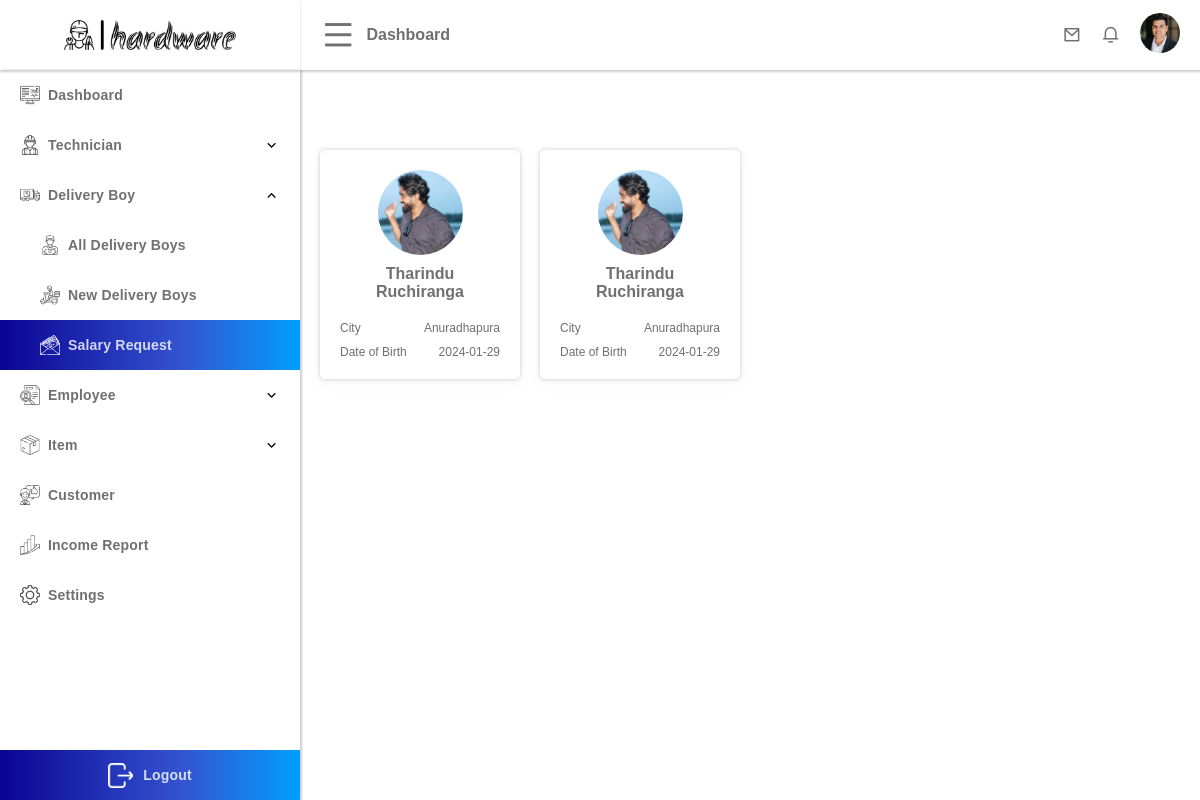
Screenshot of /public/admin/delivery-boy-salary-request.php (signed in) with the database file from the repository.
### tables this page shows
CREATE TABLE `user` (
  `user_id` int(50) NOT NULL,
  `first_name` varchar(100) NOT NULL,
  `last_name` varchar(100) NOT NULL,
  `email` varchar(200) NOT NULL,
  `phone_number` varchar(50) NOT NULL,
  `dob` varchar(255) NOT NULL,
  `house_no` varchar(50) NOT NULL,
  `state` varchar(50) NOT NULL,
  `city` varchar(50) NOT NULL,
  `account_type` varchar(50) NOT NULL,
  `profile_url` varchar(255) DEFAULT NULL,
  `password` varchar(255) NOT NULL,
  `security_question` int(11) DEFAULT NULL,
  `question_answer` varchar(255) DEFAULT NULL,
  `status` varchar(50) DEFAULT NULL,
  `activation_code` varchar(100) DEFAULT NULL,
  `latitude` varchar(50) DEFAULT NULL,
  `longitude` varchar(50) DEFAULT NULL
);

CREATE TABLE `payment` (
  `payment_id` int(11) NOT NULL,
  `user_id` int(11) NOT NULL,
  `date` date NOT NULL,
  `time` time NOT NULL,
  `amount` double NOT NULL,
  `status` varchar(100) NOT NULL
);

### template/user-data.php (called while the page is built, shortened)
<?php
if (isset($_SESSION['id'])) {
    if (!empty($_SESSION['id'])) {
        $user_user_id = $_SESSION['id'];
        $selectUserEmailQuery = "SELECT * FROM `user` WHERE `user_id`= '$user_user_id'";
        $resultUserEmail = $conn->query($selectUserEmailQuery);
        if ($resultUserEmail->num_rows > 0) {
            $userData = $resultUserEmail->fetch_assoc();
            $user_profile_url = $userData['profile_url'];
        }
    }
}

### public/admin/delivery-boy-salary-request.php (the view, shortened to what this page needs)
<!DOCTYPE html>
<html lang="en">
<head>
    <link rel="stylesheet" href="../assets/css/style.css">
    <link rel="stylesheet" href="../assets/css/dashboard-menu.css">
    <link rel="stylesheet" href="../assets/css/dashboard-nav.css">
    <link rel="stylesheet" href="../assets/css/dashboard-delivery-boy.css">
    <link rel="stylesheet" href="../assets/css/button.css">
    <link rel="stylesheet" href="../assets/css/card.css">
    <link rel="stylesheet" href="../assets/css/search.css">
    <link href="https://cdn.jsdelivr.net/npm/remixicon@4.0.0/fonts/remixicon.css" rel="stylesheet" />
    <?php
    include "../../config/database.php";
    include "../../template/user-data.php";
    ?>
</head>
<body>
    <div class="container">
        <?php
        include "../../template/dashboard-nav.php";
        ?>
        <aside class="active aside">
            <div class="menu">
            <?php
                include "../../template/dashboard-menu.php";
                ?>
                <div class="menu-content">
                    <div class="menu-links">
                        <div class="menu-link-button ">
                            <a href="./index.php">
                                <p><img src="../assets/images/ui/dashboard.png" alt="">Dashboard</p>
                            </a>
                        </div>
                        <div class="menu-link-button-2">
                            <div class="menu-link-button">
                                <p><img src="../assets/images/ui/booking.png" alt="">Technician</p>
                                <i class="ri-arrow-down-s-line"></i>
                            </div>
                        </div>
                        <div class="menu-link-button-2 active">
                            <div class="menu-link-button">
                                <p><img src="../assets/images/ui/delivery-boy.png" alt="">Delivery Boy</p>
                                <i class="ri-arrow-up-s-line"></i>
                            </div>
                            <div class="menu-hidden-list">
                                <div class="menu-link-button menu-hidden-button">
                                    <a href="./delivery-boys.php">
                                        <p><img src="../assets/images/ui/Courier.png" alt="">All Delivery Boys</p>
                                    </a>
                                </div>
                                <div class="menu-link-button menu-hidden-button">
                                    <a href="./new-delivery-boy.php">
                                        <p><img src="../assets/images/ui/new delivery boy.png" alt="">New Delivery Boys</p>
                                    </a>
                                </div>
                                <div class="menu-link-button menu-hidden-button active">
                                    <a href="./delivery-boy-salary-request.php">
                                        <p><img src="../assets/images/ui/salary-request.png" alt="">Salary Request</p>
                                    </a>
                                </div>
                            </div>
                        </div>
                        <div class="menu-link-button-2">
                            <div class="menu-link-button">
                                <p><img src="../assets/images/ui/employee.png" alt="">Employee</p>
                                <i class="ri-arrow-down-s-line"></i>
                            </div>
                        </div>
                        <div class="menu-link-button-2">
                            <div class="menu-link-button">
                                <p><img src="../assets/images/ui/item.png" alt="">Item</p>
                                <i class="ri-arrow-down-s-line"></i>
                            </div>
                        </div>
                        <div class="menu-link-button">
                            <a href="./customers.php">
                                <p><img src="../assets/images/ui/customer.png" alt="">Customer</p>
                            </a>
                        </div>
                        <div class="menu-link-button">
                            <a href="./income.php">
                                <p><img src="../assets/images/ui/income.png" alt="">Income Report</p>
                            </a>
                        </div>
                        <div class="menu-link-button">
                            <a href="./settings.php">
                                <p><img src="../assets/images/ui/Settings.png" alt="">Settings</p>
                            </a>
                        </div>
                    </div>
                    <div class="menu-logout">
                        <a href="../logout.php">
                            <p><img src="../assets/images/ui/Exit.png" alt="">Logout</p>
                        </a>
                    </div>
                </div>
            </div>
        </aside>
        <section class="active section">
            <div class="content">
                <div class="delivery-boy">
                    <div class="card-content">
                        <div class="card-list">
                            <?php
                            $selectCashierQuery = "SELECT * FROM `payment` WHERE 1";
                            $result = $conn->query($selectCashierQuery);
                            if ($result && $result->num_rows > 0) {
                                while ($userData = $result->fetch_assoc()) {
                                    $user_idDB = $userData['user_id'];
                                    $status = $userData['status'];
                                    $payment_id = $userData['payment_id'];
                                    if ($status == "pending") {
                                        $selectUserQuery = "SELECT * FROM `user` WHERE `user_id` = '$user_idDB'";
                                        $resultUser = $conn->query($selectUserQuery);
                                        if ($resultUser && $resultUser->num_rows > 0) {
                                            $userData = $resultUser->fetch_assoc();
                                            $first_name = $userData['first_name'];
                                            $last_name = $userData['last_name'];
                                            $dob = $userData['dob'];
                                            $city = $userData['city'];
                                            $account_type = $userData['account_type'];
                                            $profile_url = $userData['profile_url'];
                                            if ($account_type == "delivery_boy") {
                                                echo '
                                                    <a href="./delivery-boy-salary-request-view.php?payment_id=' . $payment_id . '" class="card">
                                                        <div class="delivery-boy-image">
                                                            <img src="../assets/images/delivery-boy/' . $profile_url . '" alt="">
                                                        </div>
                                                        <div class="delivery-boy-name">
                                                            <h3>' . $first_name . ' ' . $last_name . '</h3>
                                                        </div>
                                                        <div class="delivery-boy-details">
                                                            <div class="delivery-boy-details-content">
                                                                <div class="delivery-boy-details-content-1">
                                                                    <p>City</p>
                                                                </div>
                                                                <div class="delivery-boy-details-content-2">
                                                                    <p>' . $city . '</p>
                                                                </div>
                                                            </div>
                                                            <div class="delivery-boy-details-content">
                                                                <div class="delivery-boy-details-content-1">
                                                                    <p>Date of Birth</p>
                                                                </div>
                                                                <div class="delivery-boy-details-content-2">
                                                                    <p>' . $dob . '</p>
                                                                </div>
                                                            </div>
                                                        </div>
                                                    </a>
                                                    ';
                                            }
                                        }
                                    }
                                }
                            }
                            ?>
                        </div>
                    </div>
                </div>
            </div>
        </section>
    </div>
</body>
</html>

### template/dashboard-nav.php (shortened to what this page needs)
<?php
$this_profile_url = "";
if(isset($_SESSION['id']) && isset($_SESSION['account_type'])){
    if ($_SESSION['account_type'] == "customer") {
        $this_profile_url = "../assets/images/customer/".$user_profile_url;
    } else if ($_SESSION['account_type'] == "cashier") {
        $this_profile_url = "../assets/images/cashier/".$user_profile_url;
    } else if ($_SESSION['account_type'] == "technician") {
        $this_profile_url = "../assets/images/technician/".$user_profile_url;
    } else if ($_SESSION['account_type'] == "delivery_boy") {
        $this_profile_url = "../assets/images/delivery-boy/".$user_profile_url;
    } else if ($_SESSION['account_type'] == "admin") {
        $this_profile_url = "../assets/images/admin/".$user_profile_url;
    } else if ($_SESSION['account_type'] == "technical_team") {
        $this_profile_url = "../assets/images/technical_team/".$user_profile_url;
    }
}
?>
<!DOCTYPE html>
<html lang="en">
<head>
</head>
<body>
    <nav class="active nav">
        <div class="nav-content">
            <div class="nav-content-1">
                <i class="ri-menu-line " id="dashboard-menu-icon"></i>
                <p>Dashboard</p>
            </div>
            <div class="nav-content-2">
                <a href="./message.php">
                    <i class="ri-mail-line"></i>
                </a>
                <a href="">
                    <i class="ri-notification-3-line"></i>
                </a>
                <a href="./settings.php">
                    <img src="<?php echo $this_profile_url?>" alt="">
                </a>
            </div>
        </div>
    </nav>
</body>
</html>

### rows the page displays
user: profile_url (picture)
payment: user.profile_url (picture), user.first_name "Tharindu", user.last_name "Ruchiranga", user.city "Anuradhapura", user.dob "2024-01-29"
payment: user.profile_url (picture), user.first_name "Tharindu", user.last_name "Ruchiranga", user.city "Anuradhapura", user.dob "2024-01-29"
